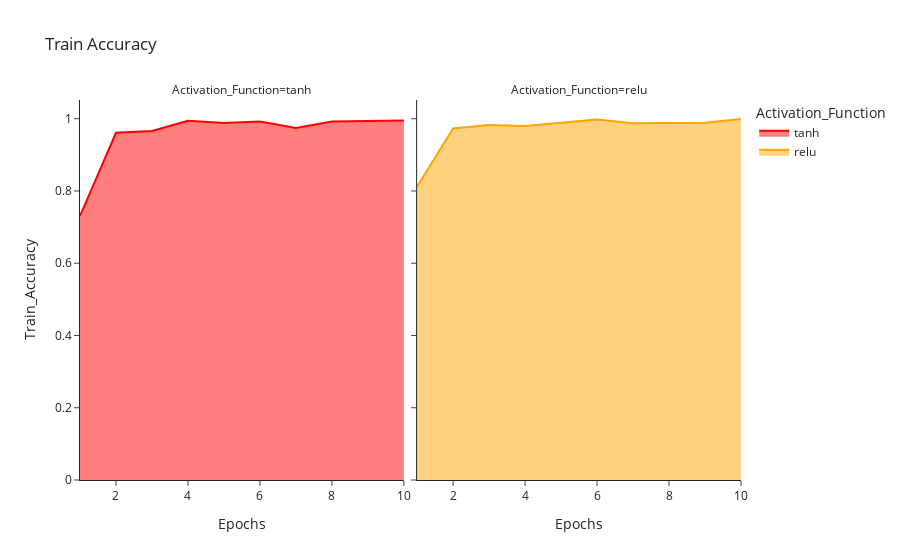

Notebook source saved alongside this figure:
### Code cell
import plotly.express as px
import plotly.io as pio
import statsmodels.api as sm
scatterplot = px.area(
    data_frame=act,
    x = "Epochs",
    y = "Train_Accuracy",
    color = "Activation_Function",
    color_discrete_sequence = ["red","orange"],
    facet_col ='Activation_Function',
    facet_col_wrap = 2,
    title='Train Accuracy',
    template = 'simple_white',
)
    
pyo.iplot(scatterplot,filename ='Act_train_acc')

### Figure 1 — Plotly figure (JSON) as saved in the notebook; plotly's stock layout.template omitted (floating-point values rounded to 4 significant figures)
{"data": [{"hovertemplate": "Activation_Function=tanh<br>Epochs=%{x}<br>Train_Accuracy=%{y}<extra></extra>", "legendgroup": "tanh", "line": {"color": "red"}, "mode": "lines", "name": "tanh", "orientation": "v", "showlegend": true, "stackgroup": "1", "type": "scatter", "x": [9, 3, 6, 1, 5, 7, 4, 10, 8, 2], "xaxis": "x", "y": [0.9937, 0.9659, 0.9921, 0.731, 0.9881, 0.9746, 0.9944, 0.9952, 0.9921, 0.9611], "yaxis": "y"}, {"hovertemplate": "Activation_Function=relu<br>Epochs=%{x}<br>Train_Accuracy=%{y}<extra></extra>", "legendgroup": "relu", "line": {"color": "orange"}, "mode": "lines", "name": "relu", "orientation": "v", "showlegend": true, "stackgroup": "1", "type": "scatter", "x": [7, 6, 9, 8, 1, 5, 3, 2, 10, 4], "xaxis": "x2", "y": [0.9873, 0.9976, 0.9889, 0.9889, 0.8119, 0.9889, 0.9825, 0.973, 0.9992, 0.9802], "yaxis": "y2"}], "layout": {"annotations": [{"showarrow": false, "text": "Activation_Function=tanh", "x": 0.245, "xanchor": "center", "xref": "paper", "y": 1, "yanchor": "bottom", "yref": "paper"}, {"showarrow": false, "text": "Activation_Function=relu", "x": 0.755, "xanchor": "center", "xref": "paper", "y": 1, "yanchor": "bottom", "yref": "paper"}], "legend": {"title": {"text": "Activation_Function"}, "tracegroupgap": 0}, "title": {"text": "Train Accuracy"}, "xaxis": {"anchor": "y", "domain": [0, 0.49], "title": {"text": "Epochs"}}, "xaxis2": {"anchor": "y2", "domain": [0.51, 1], "matches": "x", "title": {"text": "Epochs"}}, "yaxis": {"anchor": "x", "domain": [0, 1], "title": {"text": "Train_Accuracy"}}, "yaxis2": {"anchor": "x2", "domain": [0, 1], "matches": "y", "showticklabels": false}}}
